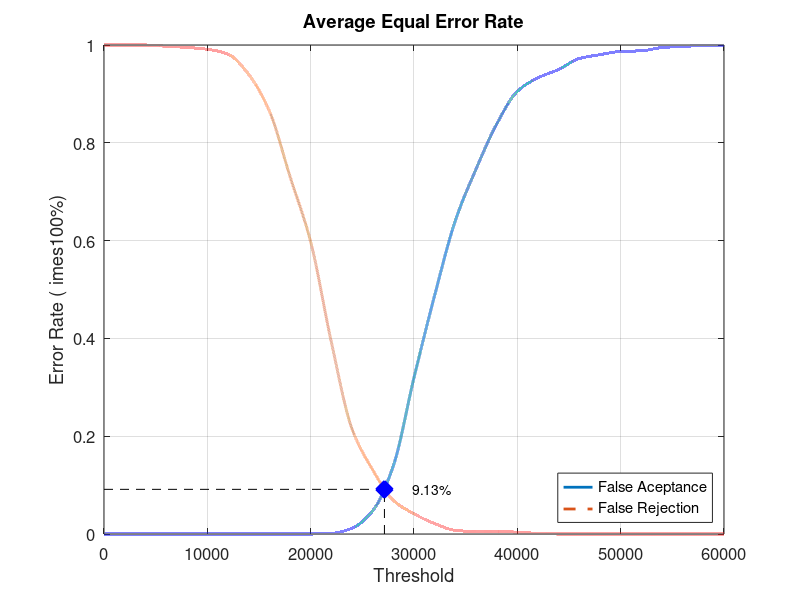
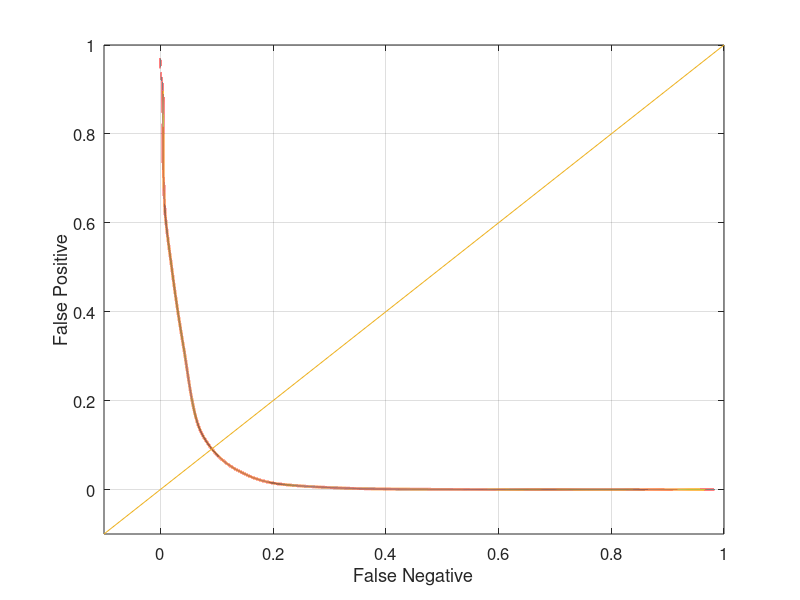

Write MATLAB code to recreate these figures, in order.
close all;
clear;
clc;
x = 0:2000:60000;
xq = 0:0.5:60000;

y0 = [0 0 0 0 0 0 0 0 0 0 0 0.00131579 0.0118421 0.0473684 0.139474 0.319737 0.488158 0.64079 0.746053 0.838158 0.905263 0.932895 0.95 0.972368 0.980263 0.986842 0.988158 0.994737 0.997368 0.998684 1]
yy0 = interp1(x, y0, xq, 'pchip');
y1 = [1 1 1 0.9975 0.995 0.99125 0.98125 0.94 0.865 0.73125 0.5975 0.3925 0.215 0.13125 0.06875 0.04125 0.02125 0.0075 0.005 0.005 0.00375 0.00125 0 0 0 0 0 0 0 0 0]
yy1 = interp1(x, y1, xq, 'pchip');

% Calculating EER: 
y2 = abs(y0 - y1);
find(y2 == min(y2))
yy2 = abs(yy0 - yy1);
xEER = find(yy2 == min(yy2));
xEERIndex = xq(xEER) % X-axis EER
yEER = yy0(xEER) % Y-axis EER

main = figure
plot(xq, yy0,'-','LineWidth', 2);	hold on
plot(xq, yy1,'--','LineWidth', 2);	hold on
plot([xEERIndex xEERIndex], [0 yEER], 'k--');	hold on
plot([0 xEERIndex], [yEER yEER], 'k--');	hold on
plot(xEERIndex, yEER, 'bx', 'LineWidth', 10);	hold on
text(xEERIndex + 10 * xEERIndex / 100, yEER, [num2str(round((10000 * yEER)) / 100) '%'])
legend('False Aceptance', 'False Rejection', 'Location', 'SouthEast')
xlabel('Threshold')
ylabel('Error Rate (	imes100%)')
title('Average Equal Error Rate')
set(gca, 'FontSize', 12)
axis([0 60000 0 1])
grid on

print(main, 'Experiment4AverageMain', '-dpng');
FNRxFPR = figure('Color', [1 1 1]);
plot(yy1, yy0, '-', yy1, yy0, 'LineWidth', 2);
hold on
y = -0.1:0.1:1
plot(y, y); 
set(gca, 'FontSize', 12)
xlabel('False Negative')
ylabel('False Positive')
axis([-0.1 1 -0.1 1])
set(gca, 'FontSize', 12)
grid on

print(FNRxFPR, 'Experiment4AverageFNRxFPR','-dpng');
